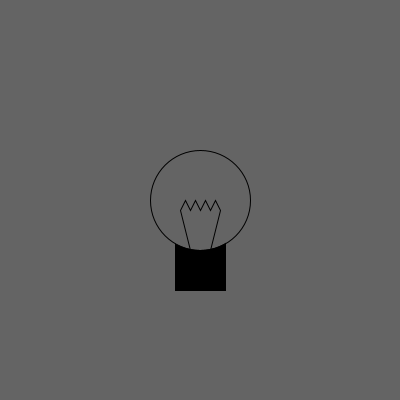
Frame 1 (no input)
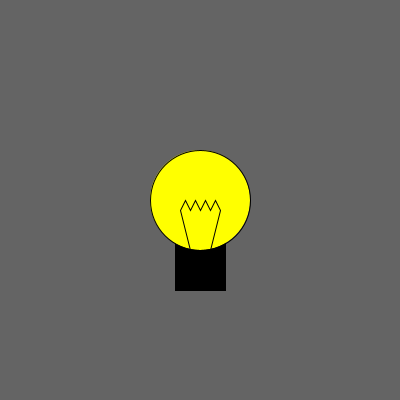
Frame 60 (the mouse pressed at the canvas centre just before this capture)
Frame 120 (the mouse held since frame 60 and released just before this capture): identical to frame 60, image omitted

The Processing sketch that drew these frames (run headless with seeded random() and noise(); from frame 60 on, the mouse is pressed at the canvas centre):

// Processing sketch: processing_33843
// ── processing_33843.pde

int time_off = 500; //time between flashes
int time_on = 1000; //how much time to stay on
int last_saved_time;//last time the light was on or off 
Boolean light_is_on = false;//boolean to see if the light is on or off

void setup() {
  smooth();
  size(400, 400);
  //when using millis(), the program actually will start timing the milliseconds
  //a few milliseconds after the program starts. Assigning l_s_t here keeps the timer accurate.
  last_saved_time = millis();
  println(last_saved_time);
}

void draw() {
  background(100);
  //I'm drawing the bulb in the middle of the screen, but could draw it anywhere, cause of the handy function I wrote.
  drawBulb(int(width * .5), int(height * .5));
}

void drawBulb(int center_x, int center_y) {
  //draw bulb base first
  fill(0);
  rect(center_x - 25, center_y + 40, 50, 50);
  
  if (light_is_on == true) {
    //draw a yellow circle
    fill(255, 255, 0);
    ellipse(center_x, center_y, 100, 100);
    //test the amount of time the bulb should be on
    //against the last time the bulb got switched on. uncomment the next line to see it happen
    //println("time_on: " + time_on + " mils - l_s_t: " + (millis() - last_saved_time) );
    if (time_on < millis() - last_saved_time) {
        light_is_on = false; 
        last_saved_time = millis();
        println("switched off");
    } 
  } else {
    //with Booleans, all you need is an if/else statement, no second test. 
    //They are ONLY ever true or false. the off bulb is the same color as the bg.
    fill(100);
    ellipse(center_x, center_y, 100, 100);
    //same test for time_off as above
    if (time_off < millis() - last_saved_time) {
      light_is_on = true;
      last_saved_time = millis();
      println("switched on"); 
    }
  }
  // draw fillament
  noFill();
  beginShape();
  vertex(center_x - 10, center_y + 50);
  //this for loop is to draw the jagged part of the fillament
  //using for loops inside of begin and end shape is very powerful
  //and in this case saved me many lines of code
  for (int i = center_x - 20; i <= center_x + 20; i+=5) {
    //This is a bit confusing. I'll explain if necessary. 
    //Put very simply it makes a jagged line 10 px high. -Ben 
    vertex(i, center_x + 10 - i % 2 * 10);
  }
  vertex(center_x + 10, center_y + 50);
  endShape();
  
}
